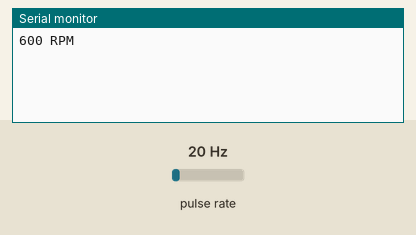
Recording of a sketch running on a simulated Arduino Uno, built with avr-gcc and run on an emulated ATmega328P. Shown: the last lines printed to the serial monitor. Wiring (inferred from the names in the program): pulse sensor: data pin 2. The inputs (shaded band) are chosen by the test bench; at power-on: pulse rate 20 Hz.

Above: at 1.2 s.
1.3 s: pulse rate (sensor on pin 2) set to 4 Hz
At 2.6 s:
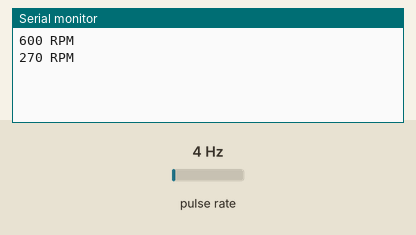
2.8 s: pulse rate (sensor on pin 2) set to 50 Hz
At 3.8 s:
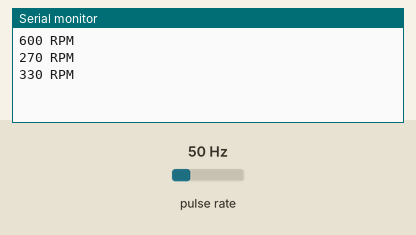
Timing chart, 0 to 5.8 s (numbered marks = the images above; inputs shaded):
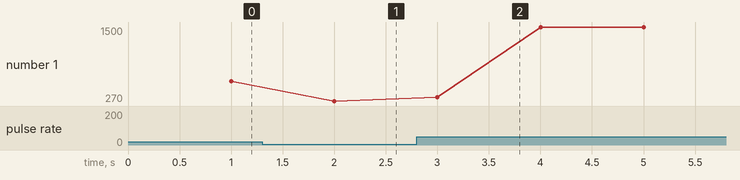

The sketch:

sensor_velocidade.ino
```cpp
//– Visualizando rpm do cooler com arduino

// Variáveis usadas para os cálculos
int NbTopsFan;
int Calc;

// Pino utilizado para a leitura no sensor de rotação do cooler
int hallSensor = 2;
typedef struct{

// Define a estrutura para vários fãs e os divisores
char fanType;
unsigned int fanDiv;
}

fanspec;

// As definições dos fãs
// Esta é a variável usada para selecionar o cooler e seu divisor,
// 1 para o sensor de efeito Hall unipolar
// E 2 para o sensor de efeito Hall bipolar
fanspec fanspace[3]={{0,1},{1,2},{2,8}};
char fan = 1;

void rpm ()

// Esta é a função das chamadas de interrupção
{ NbTopsFan++; }

// Esta é a função de configuração quando a porta serial é inicializada,
// E a interrupção é ligada
void setup(){

pinMode(hallSensor, INPUT);
Serial.begin(9600);
attachInterrupt(0, rpm, RISING);
}

void loop (){

// Configura a variável NbTops para o cálculo onde as leituras forem 0
NbTopsFan = 0;

// Habilita as interrupções
sei();

// Espera por um segundo
delay (1000);

// Desabilita as interrupções
cli();

// Número de NbTopsFan (que é aproximadamente a freqüência que o
//cooler está girando) por 60 segundos antes de dividir pelo divisor de fãs
Calc = ((NbTopsFan * 60)/fanspace[fan].fanDiv);

// Imprime o número calculado acima
Serial.print (Calc, DEC);

// Imprimi no Serial Monitor "RPM" e uma nova linha
Serial.print (" RPM\r\n");
}
```

Measured:
- after the input at 1.3 s, the serial monitor: prints a new line after 0.70 s (image 1)
- after the input at 2.8 s, the serial monitor: prints a new line after 0.20 s (image 2)
- plotted number 1: 600 → 270 after the input at 1.3 s, 270 → 1500 after the input at 2.8 s
